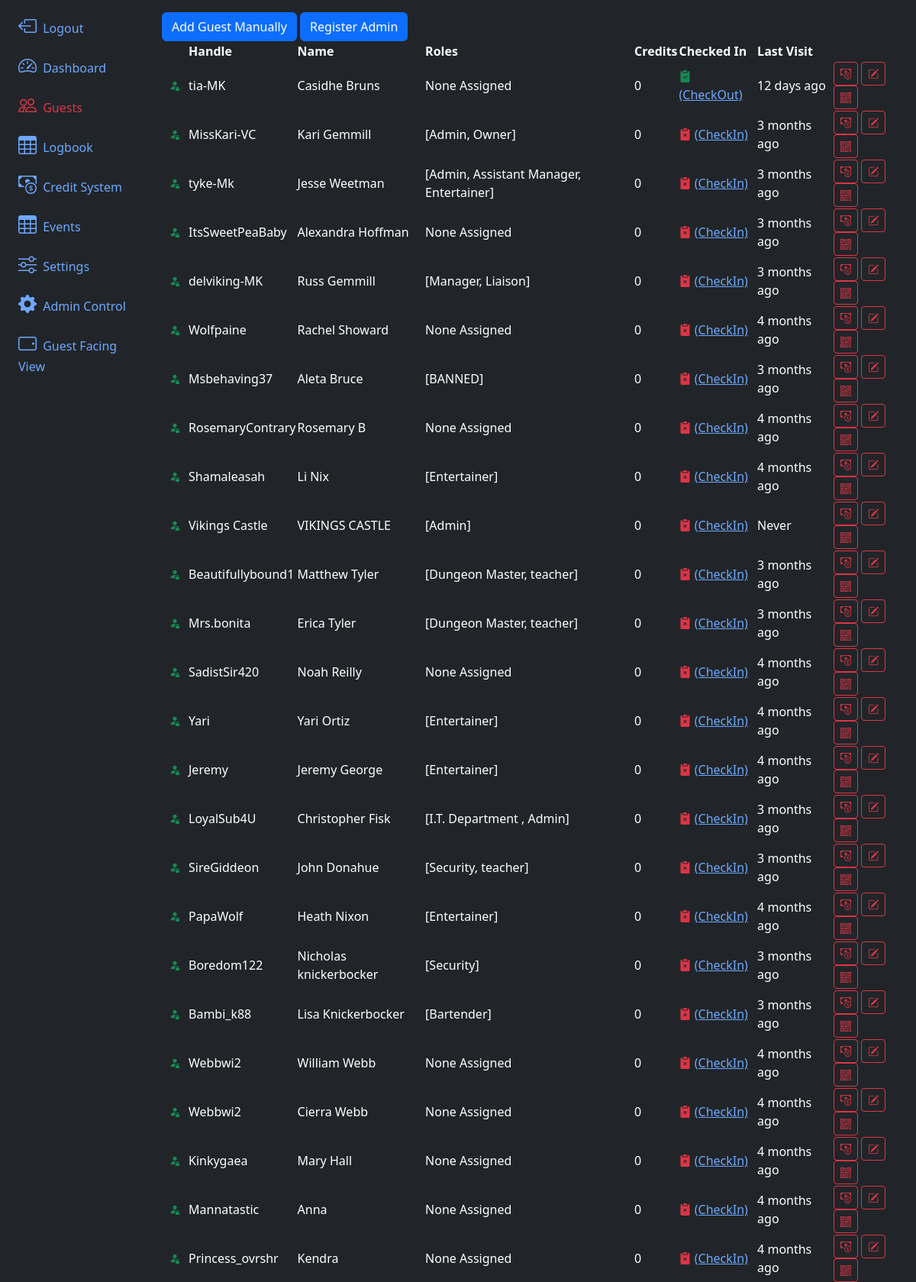
Page /guests/ (upper part) on the committed database.
### app/models.py (models this page shows, shortened)
@dataclass
class Guest(db.Model, UserMixin):
    id:int = db.Column(db.Integer, primary_key=True)
    uuid:str  = db.Column(db.String, unique=True, name="uuid")
    fetUsername:str  = db.Column(db.String(100) )
    name:str  = db.Column(db.String(100), nullable=False)
    email:str  = db.Column(db.String(200), unique=True, nullable=False)
    phone:str  = db.Column(db.String(20))
    checkin_blocked:bool = db.Column(db.Boolean(), default=False)
    password:str  = db.Column(db.String(255))
    allow_qrcode_refresh:bool = db.Column(db.Boolean(), default=True)
    roles = db.relationship('Role', backref=db.backref('guests'), secondary=guest_role)
    performs = db.relationship('Addon', backref='guests', secondary='guest_addons')
    termsCheck:bool = db.Column(db.Boolean(), default=False)
    termsDate = db.Column(db.DateTime(timezone=True), server_default=None)
    credit = db.relationship('GuestCredit',backref='guest')
    logbook = db.relationship('Guestlog', backref='guest')
    checkedIn:bool = db.Column(db.Boolean(), default=False)
    lastVisit = db.Column(db.DateTime(timezone=True), server_default=None)
    lastCheckOut = db.Column(db.DateTime(timezone=True), server_default=None)
    created_at = db.Column(db.DateTime(timezone=True), server_default=func.now())

@dataclass
class GuestCredit(db.Model):
    id:int = db.Column(db.Integer, primary_key=True)
    lastUpdate = db.Column(db.DateTime(timezone=True), server_default=None)
    guest_id = db.Column(db.Integer, db.ForeignKey('guest.id'), nullable=False)
    generalAmount:int  = db.Column(db.Integer, nullable=False, default=0)
    specialEventAmount:int  = db.Column(db.Integer, nullable=False, default=0)
    privateSessionAmount:int  = db.Column(db.Integer, nullable=False, default=0)

@dataclass
class Role(db.Model):
    id:int = db.Column(db.Integer, primary_key=True)
    name:str  = db.Column(db.String(100))
    description:str  = db.Column(db.String(200))
    permissions:str  = db.Column(db.String(200))
    skip_payment_at_checkin:bool = db.Column(db.Boolean(), default=False)
    skip_tos_update_at_checkin:bool = db.Column(db.Boolean(), default=False)
    allow_login_to_backoffice:bool = db.Column(db.Boolean(), default=False)
    allow_password_reset:bool = db.Column(db.Boolean(), default=False)
    notify_staff_on_checkin:bool = db.Column(db.Boolean(), default=False)
    auto_checkout_on_event_end:bool = db.Column(db.Boolean(), default=False)
    def __repr__(self):
        return f'{self.name}'

### app/routes.py (the view, shortened to what this page needs)
@app.route('/guests/', methods=['GET', 'POST'])
def guests():
    return render_template('guests.html', guests=Guest.query.all())

### app/__init__.py (called while the page is built)
@app.template_filter('get_general_credits')
def get_general_credits(credit):
    return sum(x.generalAmount for x in credit)

### app/templates/guests.html (shortened to what this page needs)
{% extends 'layout.html' %}
{% block content %}
<div>
    <button type="button" class="btn btn-primary" data-bs-toggle="modal" data-bs-target="#registerModal"
        data-bs-mode="new">
        Add Guest Manually
    </button>
    <a href="/registerAdmin"><button type="button" class="btn btn-primary">Register Admin</button></a>
</div>
<table class="table-dark rounded-3 overflow-hidden" data-toggle="table">
    <thead>
        <tr>
            <th scope="col"></th>
            <th data-sortable="true" scope="col">Handle</th>
            <th data-sortable="true" scope="col" class='d-none d-md-table-cell'>Name</th>
            <th data-sortable="true" scope="col" class='d-none d-lg-table-cell'>Roles</th>
            <th data-sortable="true" scope="col" class='d-none d-xl-table-cell'>Credits</th>
            <th data-sortable="true" scope="col">Checked In</th>
            <th data-sortable="true" scope="col">Last Visit</th>
            <th data-align="right" scope="col"></th>
        </tr>
    </thead>
    <tbody>
        {% for guest in guests %}
        <tr>
            <td>
                <button type="button" class="btn btn-sm" data-bs-mode="edit" data-bs-uuid="{{guest.id}}">
                    {% if guest.checkin_blocked == None %}
                    <i class="bi bi-person-fill-lock text-success"></i>
                    {% elif guest.checkin_blocked == False %}
                    <i class="bi bi-person-fill-lock text-success"></i>
                    {% else %}
                    <i class="bi bi-person-fill-lock text-danger"></i>
                    {% endif %}
                </button>
            </td>
            <td>{{guest.fetUsername}}</td>
            <td class='d-none d-md-table-cell'>{{guest.name}}</td>
            {% if guest.roles %}
            <td class='d-none d-lg-table-cell'>{{guest.roles}}</td>
            {% else %}
            <td class='d-none d-lg-table-cell'>None Assigned</th>
                {% endif %}
            <td class='d-none d-xl-table-cell'>{{guest.credit | get_general_credits }}</td>
            {% if guest.checkedIn %}
            <td class='d-none d-lg-table-cell'><i class="bi bi-clipboard2-check-fill text-success"></i> <a
                    href="/checkOut/{{guest.id}}/Manually?next=%2Fguests">(CheckOut)</a></td>
            {% else %}
            <td class='d-none d-lg-table-cell'><i class="bi bi-clipboard2-x-fill text-danger"></i> <a
                    href="/checkIn/{{guest.id}}/Manually?next=%2Fguests">(CheckIn)</a></td>
            {% endif %}
            {% if guest.lastVisit %}
            <td>{{ moment(guest.lastVisit).fromNow() }}</td>
            {% else %}
            <td>Never</td>
            {% endif %}
            <td>
                <a href="/guestCredit/{{guest.id}}"><button type="button" class="btn btn-sm btn-outline-danger"><i
                            class="bi bi-cash-coin"></i></button></a>
                <button type="button" class="btn btn-sm btn-outline-danger" data-bs-toggle="modal"
                    data-bs-target="#registerModal" data-bs-mode="edit" data-bs-uuid="{{guest.id}}"><i
                        class="bi bi-pencil-square"></i></button>
                <button type="button" class="btn btn-sm btn-outline-danger" data-bs-toggle="modal"
                    data-bs-target="#qrModal" data-bs-qr="{{guest.uuid}}"><i class="bi bi-qr-code"></i></button>
            </td>
        </tr>
        {% endfor %}
    </tbody>
</table>
{% endblock content %}

### rows in the picture
Guest: fetUsername "tia-MK", name "Casidhe Bruns", shows "None Assigned", credit|get_general_credits "0", lastVisit "12 days ago"
Guest: fetUsername "MissKari-VC", name "Kari Gemmill", roles "[Admin, Owner]", credit|get_general_credits "0", lastVisit "3 months ago"
Guest: fetUsername "tyke-Mk", name "Jesse Weetman", roles "[Admin, Assistant Manager, Entertainer]", credit|get_general_credits "0", lastVisit "3 months ago"
Guest: fetUsername "ItsSweetPeaBaby", name "Alexandra Hoffman", shows "None Assigned", credit|get_general_credits "0", lastVisit "3 months ago"
Guest: fetUsername "delviking-MK", name "Russ Gemmill", roles "[Manager, Liaison]", credit|get_general_credits "0", lastVisit "3 months ago"
Guest: fetUsername "Wolfpaine", name "Rachel Showard", shows "None Assigned", credit|get_general_credits "0", lastVisit "4 months ago"
Guest: fetUsername "Msbehaving37", name "Aleta Bruce", roles "[BANNED]", credit|get_general_credits "0", lastVisit "3 months ago"
Guest: fetUsername "RosemaryContrary", name "Rosemary B", shows "None Assigned", credit|get_general_credits "0", lastVisit "4 months ago"
Guest: fetUsername "Shamaleasah", name "Li Nix", roles "[Entertainer]", credit|get_general_credits "0", lastVisit "4 months ago"
Guest: fetUsername "Vikings Castle", name "VIKINGS CASTLE", roles "[Admin]", credit|get_general_credits "0", shows "Never"
Guest: fetUsername "Beautifullybound1", name "Matthew Tyler", roles "[Dungeon Master, teacher]", credit|get_general_credits "0", lastVisit "3 months ago"
Guest: fetUsername "Mrs.bonita", name "Erica Tyler", roles "[Dungeon Master, teacher]", credit|get_general_credits "0", lastVisit "3 months ago"
Guest: fetUsername "SadistSir420", name "Noah Reilly", shows "None Assigned", credit|get_general_credits "0", lastVisit "4 months ago"
Guest: fetUsername "Yari", name "Yari Ortiz", roles "[Entertainer]", credit|get_general_credits "0", lastVisit "4 months ago"
Guest: fetUsername "Jeremy", name "Jeremy George", roles "[Entertainer]", credit|get_general_credits "0", lastVisit "4 months ago"
Guest: fetUsername "LoyalSub4U", name "Christopher Fisk", roles "[I.T. Department , Admin]", credit|get_general_credits "0", lastVisit "3 months ago"
Guest: fetUsername "SireGiddeon", name "John Donahue", roles "[Security, teacher]", credit|get_general_credits "0", lastVisit "3 months ago"
Guest: fetUsername "PapaWolf", name "Heath Nixon", roles "[Entertainer]", credit|get_general_credits "0", lastVisit "4 months ago"
Guest: fetUsername "Boredom122", name "Nicholas knickerbocker", roles "[Security]", credit|get_general_credits "0", lastVisit "3 months ago"
Guest: fetUsername "Bambi_k88", name "Lisa Knickerbocker", roles "[Bartender]", credit|get_general_credits "0", lastVisit "3 months ago"
Guest: fetUsername "Webbwi2", name "William Webb", shows "None Assigned", credit|get_general_credits "0", lastVisit "4 months ago"
Guest: fetUsername "Webbwi2", name "Cierra Webb", shows "None Assigned", credit|get_general_credits "0", lastVisit "4 months ago"
Guest: fetUsername "Kinkygaea", name "Mary Hall", shows "None Assigned", credit|get_general_credits "0", lastVisit "4 months ago"
Guest: fetUsername "Mannatastic", name "Anna", shows "None Assigned", credit|get_general_credits "0", lastVisit "4 months ago"
Guest: fetUsername "Princess_ovrshr", name "Kendra", shows "None Assigned", credit|get_general_credits "0", lastVisit "4 months ago"
